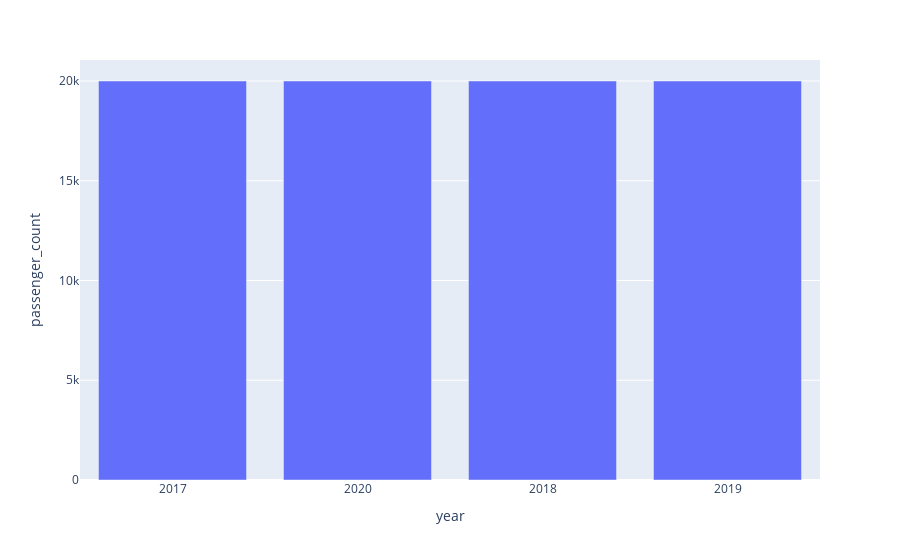

The notebook cell saved with this chart:
### Code cell
#Graficar la frecuencia absoluta de año por cantidad de pasajeros
data_passenger = dfDatosPassenger['year'].value_counts().reset_index()
data_passenger.columns=['year','passenger_count']
fig = px.bar(data_passenger, x='year', y='passenger_count')
fig.show()

### Figure 1 — Plotly figure (JSON) as saved in the notebook; plotly's stock layout.template omitted (floating-point values rounded to 4 significant figures)
{"data": [{"alignmentgroup": "True", "hovertemplate": "year=%{x}<br>passenger_count=%{y}<extra></extra>", "legendgroup": "", "marker": {"color": "#636efa", "pattern": {"shape": ""}}, "name": "", "offsetgroup": "", "orientation": "v", "showlegend": false, "textposition": "auto", "type": "bar", "x": ["2017", "2020", "2018", "2019"], "xaxis": "x", "y": [20000, 20000, 20000, 19999], "yaxis": "y"}], "layout": {"autosize": true, "barmode": "relative", "legend": {"tracegroupgap": 0}, "margin": {"t": 60}, "xaxis": {"anchor": "y", "autorange": true, "domain": [0, 1], "range": [-0.5, 3.5], "title": {"text": "year"}, "type": "category"}, "yaxis": {"anchor": "x", "autorange": true, "domain": [0, 1], "range": [0, 21050.0], "title": {"text": "passenger_count"}, "type": "linear"}}}
